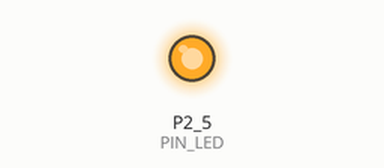
The sketch below on a simulated TI MSP430 LaunchPad. Parts: output pins drawn as LEDs (lit = HIGH). No radio packets arrive unless stated.

Above: at 0.1 s.
At 61.9 s:
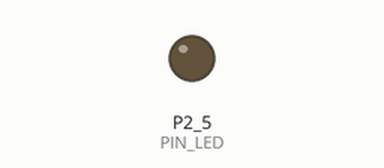
Timing chart, 0 to 63.4 s (numbered marks = the images above):
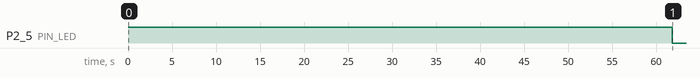

The sketch:

TemperatureControlRemoteCtrl.ino
```cpp
#include "VirtualWire.h"
#include "LowPower.h"

#define CMD_SWITCH_OFF 0
#define CMD_SWITCH_ON 1

//#define IS_DEBUG

#define PIN_LED 13

#define GLOBAL_TIMEOUT_MS 1200000   // 20 min
#define GLOBAL_TIMEOUT_MS_TEST 60000   // 1 min

void setup()
{
  #ifdef IS_DEBUG
    Serial.begin(9600);  // Debugging only
    Serial.println("setup");
  #endif

  pinMode(PIN_LED, OUTPUT);

  // Initialise the IO and ISR
  vw_set_ptt_inverted(true); // Required for DR3100
  vw_setup(2000);  // Bits per sec
  vw_rx_start();       // Start the receiver PLL running

  digitalWrite(PIN_LED, HIGH);
}

void sleep(period_t period) {
  LowPower.powerDown(period, ADC_OFF, BOD_OFF);
}

void loop()
{
  char *msg = " ";
  msg[0] = CMD_SWITCH_ON;
  uint8_t buf[VW_MAX_MESSAGE_LEN];
  uint8_t buflen = VW_MAX_MESSAGE_LEN;

  vw_send((uint8_t *)msg, strlen(msg));
  vw_wait_tx(); // Wait until the whole message is gone

  #ifdef IS_DEBUG
    Serial.println("Sent");
  #endif

  if (millis() < GLOBAL_TIMEOUT_MS_TEST) {
    #ifdef IS_DEBUG
      delay(2000);
      Serial.println("Sent");
    #else
      sleep(SLEEP_2S);
    #endif
  } else {
    #ifdef IS_DEBUG
      Serial.println("TIMEOUT");
    #endif
    digitalWrite(PIN_LED, LOW);
    sleep(SLEEP_FOREVER);
  }
}
```

Measured:
- by itself, P2_5 (PIN_LED): HIGH → LOW at 61.9 s
